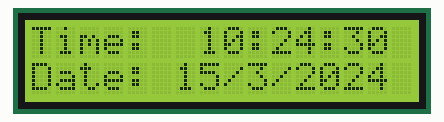
A sketch run on a simulated Arduino Uno, built with avr-gcc and run on an emulated ATmega328P. Parts: 16×2 character LCD. The local clock reads 2024-03-15 10:24:30 at power-on unless the sketch sets it.

Above: at 0.1 s.
At 4.2 s:
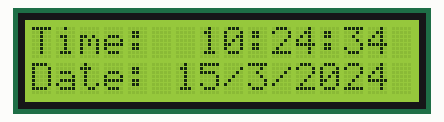
At 9.2 s:
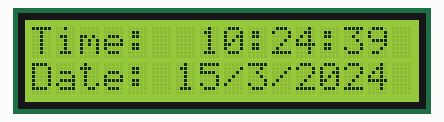
At 19.3 s:
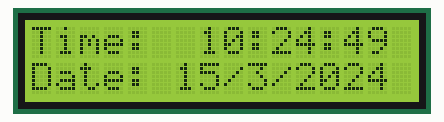
At 28.4 s:
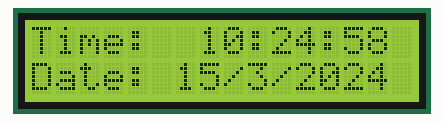
At 38.5 s:
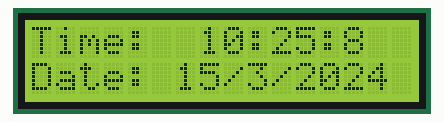

The sketch:

lcdClock.ino
```cpp
#include <Wire.h>
#include "Sodaq_DS3231.h"
#include <LiquidCrystal.h> // includes the LiquidCrystal Library

LiquidCrystal lcd(12, 11, 5, 4, 3, 2);// Creates an LC object. Parameters: (rs, enable, d4, d5, d6, d7)

char weekDay[][4] = {"Sun", "Mon", "Tue", "Wed", "Thu", "Fri", "Sat" };


void setup()
{
  Wire.begin();
  Serial.begin(9600);
  rtc.begin(); // Initialize the rtc object
  lcd.begin(16, 2); // Initializes the interface to the LCD screen, and specifies the dimensions (width and height) of the display
}
void loop()
{
  DateTime now = rtc.now(); //get the current date-time

  lcd.setCursor(0, 0);
  lcd.print("Time:  ");
  lcd.print(now.hour(), DEC);
  lcd.print(":");
  lcd.print(now.minute(), DEC);
  lcd.print(":");
  lcd.print(now.second(), DEC);

  lcd.setCursor(0, 1);
  lcd.print("Date: ");
  lcd.print(now.date(), DEC);
  lcd.print("/");
  lcd.print(now.month(), DEC);
  lcd.print("/");
  lcd.print(now.year(), DEC);
  lcd.print(" ");
  //  lcd.print(weekDay[now.dayOfWeek()]);
  lcd.display();
  delay(1000);
  lcd.clear();

}
```

Measured:
- what the display in image 1 shows lasts 1.0 s, from 4.1 s to 5.1 s
